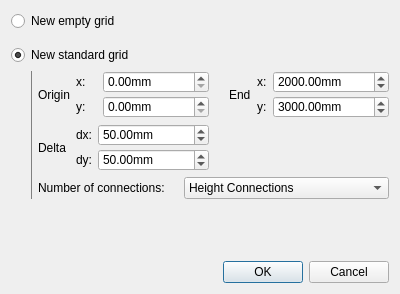
<?xml version="1.0" encoding="UTF-8"?>
<ui version="4.0">
 <class>NewGridDialog</class>
 <widget class="QDialog" name="NewGridDialog">
  <property name="geometry">
   <rect>
    <x>0</x>
    <y>0</y>
    <width>400</width>
    <height>294</height>
   </rect>
  </property>
  <property name="windowTitle">
   <string>New Grid</string>
  </property>
  <layout class="QVBoxLayout" name="verticalLayout_2">
   <item>
    <layout class="QVBoxLayout" name="verticalLayout">
     <item>
      <widget class="QWidget" name="widget_2" native="true">
       <layout class="QVBoxLayout" name="verticalLayout_3">
        <property name="spacing">
         <number>14</number>
        </property>
        <property name="margin">
         <number>0</number>
        </property>
        <item>
         <widget class="QRadioButton" name="rbEmptyGrid">
          <property name="text">
           <string>New empty grid</string>
          </property>
         </widget>
        </item>
        <item>
         <widget class="QRadioButton" name="rbStandardGrid">
          <property name="text">
           <string>New standard grid</string>
          </property>
          <property name="checked">
           <bool>true</bool>
          </property>
         </widget>
        </item>
       </layout>
      </widget>
     </item>
     <item>
      <widget class="QWidget" name="widget" native="true">
       <layout class="QGridLayout" name="gridLayout_3">
        <property name="horizontalSpacing">
         <number>0</number>
        </property>
        <property name="verticalSpacing">
         <number>9</number>
        </property>
        <property name="margin">
         <number>0</number>
        </property>
        <item row="2" column="1">
         <widget class="QFrame" name="frame">
          <property name="styleSheet">
           <string notr="true">.QFrame{border: 0px solid black; border-left: 1px solid grey}</string>
          </property>
          <property name="frameShape">
           <enum>QFrame::StyledPanel</enum>
          </property>
          <property name="frameShadow">
           <enum>QFrame::Raised</enum>
          </property>
          <layout class="QGridLayout" name="gridLayout_5">
           <property name="leftMargin">
            <number>6</number>
           </property>
           <property name="topMargin">
            <number>0</number>
           </property>
           <property name="rightMargin">
            <number>0</number>
           </property>
           <property name="bottomMargin">
            <number>0</number>
           </property>
           <property name="verticalSpacing">
            <number>6</number>
           </property>
           <item row="0" column="0">
            <widget class="QLabel" name="label">
             <property name="text">
              <string>Origin</string>
             </property>
            </widget>
           </item>
           <item row="0" column="1">
            <layout class="QGridLayout" name="gridLayout_2">
             <property name="verticalSpacing">
              <number>3</number>
             </property>
             <item row="0" column="0">
              <widget class="QLabel" name="label_6">
               <property name="minimumSize">
                <size>
                 <width>21</width>
                 <height>0</height>
                </size>
               </property>
               <property name="text">
                <string>x:</string>
               </property>
              </widget>
             </item>
             <item row="0" column="1">
              <widget class="QDoubleSpinBox" name="spOx">
               <property name="sizePolicy">
                <sizepolicy hsizetype="Expanding" vsizetype="Fixed">
                 <horstretch>0</horstretch>
                 <verstretch>0</verstretch>
                </sizepolicy>
               </property>
               <property name="suffix">
                <string>mm</string>
               </property>
               <property name="maximum">
                <double>99990.990000000005239</double>
               </property>
              </widget>
             </item>
             <item row="1" column="0">
              <widget class="QLabel" name="label_7">
               <property name="minimumSize">
                <size>
                 <width>21</width>
                 <height>0</height>
                </size>
               </property>
               <property name="text">
                <string>y:</string>
               </property>
              </widget>
             </item>
             <item row="1" column="1">
              <widget class="QDoubleSpinBox" name="spOy">
               <property name="sizePolicy">
                <sizepolicy hsizetype="Expanding" vsizetype="Fixed">
                 <horstretch>0</horstretch>
                 <verstretch>0</verstretch>
                </sizepolicy>
               </property>
               <property name="suffix">
                <string>mm</string>
               </property>
               <property name="maximum">
                <double>99990.990000000005239</double>
               </property>
              </widget>
             </item>
            </layout>
           </item>
           <item row="1" column="0">
            <widget class="QLabel" name="label_3">
             <property name="text">
              <string>Delta</string>
             </property>
            </widget>
           </item>
           <item row="1" column="1">
            <layout class="QGridLayout" name="gridLayout">
             <property name="verticalSpacing">
              <number>3</number>
             </property>
             <item row="0" column="0">
              <widget class="QLabel" name="label_4">
               <property name="text">
                <string>dx:</string>
               </property>
              </widget>
             </item>
             <item row="0" column="1">
              <widget class="QDoubleSpinBox" name="spDx">
               <property name="sizePolicy">
                <sizepolicy hsizetype="Expanding" vsizetype="Fixed">
                 <horstretch>0</horstretch>
                 <verstretch>0</verstretch>
                </sizepolicy>
               </property>
               <property name="suffix">
                <string>mm</string>
               </property>
               <property name="maximum">
                <double>99990.990000000005239</double>
               </property>
               <property name="value">
                <double>50.000000000000000</double>
               </property>
              </widget>
             </item>
             <item row="1" column="0">
              <widget class="QLabel" name="label_5">
               <property name="text">
                <string>dy:</string>
               </property>
              </widget>
             </item>
             <item row="1" column="1">
              <widget class="QDoubleSpinBox" name="spDy">
               <property name="sizePolicy">
                <sizepolicy hsizetype="Expanding" vsizetype="Fixed">
                 <horstretch>0</horstretch>
                 <verstretch>0</verstretch>
                </sizepolicy>
               </property>
               <property name="suffix">
                <string>mm</string>
               </property>
               <property name="maximum">
                <double>99990.990000000005239</double>
               </property>
               <property name="value">
                <double>50.000000000000000</double>
               </property>
              </widget>
             </item>
            </layout>
           </item>
           <item row="3" column="0" colspan="5">
            <layout class="QHBoxLayout" name="horizontalLayout">
             <property name="spacing">
              <number>19</number>
             </property>
             <item>
              <widget class="QLabel" name="label_2">
               <property name="sizePolicy">
                <sizepolicy hsizetype="Fixed" vsizetype="Preferred">
                 <horstretch>0</horstretch>
                 <verstretch>0</verstretch>
                </sizepolicy>
               </property>
               <property name="text">
                <string>Number of connections:</string>
               </property>
              </widget>
             </item>
             <item>
              <widget class="QComboBox" name="cbNbConnections">
               <property name="currentIndex">
                <number>2</number>
               </property>
               <item>
                <property name="text">
                 <string>No Connections</string>
                </property>
               </item>
               <item>
                <property name="text">
                 <string>Four Connetions</string>
                </property>
               </item>
               <item>
                <property name="text">
                 <string>Height Connections</string>
                </property>
               </item>
              </widget>
             </item>
            </layout>
           </item>
           <item row="0" column="4">
            <layout class="QGridLayout" name="gridLayout_4">
             <property name="verticalSpacing">
              <number>3</number>
             </property>
             <item row="0" column="0">
              <widget class="QLabel" name="label_9">
               <property name="text">
                <string>x:</string>
               </property>
              </widget>
             </item>
             <item row="0" column="1">
              <widget class="QDoubleSpinBox" name="spEx">
               <property name="sizePolicy">
                <sizepolicy hsizetype="Expanding" vsizetype="Fixed">
                 <horstretch>0</horstretch>
                 <verstretch>0</verstretch>
                </sizepolicy>
               </property>
               <property name="suffix">
                <string>mm</string>
               </property>
               <property name="maximum">
                <double>99990.990000000005239</double>
               </property>
               <property name="value">
                <double>2000.000000000000000</double>
               </property>
              </widget>
             </item>
             <item row="1" column="0">
              <widget class="QLabel" name="label_10">
               <property name="text">
                <string>y:</string>
               </property>
              </widget>
             </item>
             <item row="1" column="1">
              <widget class="QDoubleSpinBox" name="spEy">
               <property name="sizePolicy">
                <sizepolicy hsizetype="Expanding" vsizetype="Fixed">
                 <horstretch>0</horstretch>
                 <verstretch>0</verstretch>
                </sizepolicy>
               </property>
               <property name="suffix">
                <string>mm</string>
               </property>
               <property name="maximum">
                <double>99990.990000000005239</double>
               </property>
               <property name="value">
                <double>3000.000000000000000</double>
               </property>
              </widget>
             </item>
            </layout>
           </item>
           <item row="0" column="3">
            <widget class="QLabel" name="label_8">
             <property name="text">
              <string>End</string>
             </property>
            </widget>
           </item>
           <item row="0" column="2">
            <spacer name="horizontalSpacer_3">
             <property name="orientation">
              <enum>Qt::Horizontal</enum>
             </property>
             <property name="sizeType">
              <enum>QSizePolicy::Fixed</enum>
             </property>
             <property name="sizeHint" stdset="0">
              <size>
               <width>8</width>
               <height>20</height>
              </size>
             </property>
            </spacer>
           </item>
          </layout>
         </widget>
        </item>
        <item row="2" column="0">
         <spacer name="horizontalSpacer_2">
          <property name="orientation">
           <enum>Qt::Horizontal</enum>
          </property>
          <property name="sizeType">
           <enum>QSizePolicy::Fixed</enum>
          </property>
          <property name="sizeHint" stdset="0">
           <size>
            <width>20</width>
            <height>20</height>
           </size>
          </property>
         </spacer>
        </item>
       </layout>
      </widget>
     </item>
    </layout>
   </item>
   <item>
    <spacer name="verticalSpacer">
     <property name="orientation">
      <enum>Qt::Vertical</enum>
     </property>
     <property name="sizeHint" stdset="0">
      <size>
       <width>20</width>
       <height>40</height>
      </size>
     </property>
    </spacer>
   </item>
   <item>
    <layout class="QHBoxLayout" name="horizontalLayout_2">
     <item>
      <spacer name="horizontalSpacer">
       <property name="orientation">
        <enum>Qt::Horizontal</enum>
       </property>
       <property name="sizeHint" stdset="0">
        <size>
         <width>136</width>
         <height>20</height>
        </size>
       </property>
      </spacer>
     </item>
     <item>
      <widget class="QPushButton" name="btnOK">
       <property name="text">
        <string>OK</string>
       </property>
      </widget>
     </item>
     <item>
      <widget class="QPushButton" name="btnCancel">
       <property name="text">
        <string>Cancel</string>
       </property>
      </widget>
     </item>
    </layout>
   </item>
  </layout>
 </widget>
 <resources/>
 <connections>
  <connection>
   <sender>rbStandardGrid</sender>
   <signal>toggled(bool)</signal>
   <receiver>frame</receiver>
   <slot>setEnabled(bool)</slot>
   <hints>
    <hint type="sourcelabel">
     <x>55</x>
     <y>60</y>
    </hint>
    <hint type="destinationlabel">
     <x>38</x>
     <y>102</y>
    </hint>
   </hints>
  </connection>
  <connection>
   <sender>btnOK</sender>
   <signal>clicked()</signal>
   <receiver>NewGridDialog</receiver>
   <slot>accept()</slot>
   <hints>
    <hint type="sourcelabel">
     <x>240</x>
     <y>266</y>
    </hint>
    <hint type="destinationlabel">
     <x>142</x>
     <y>248</y>
    </hint>
   </hints>
  </connection>
  <connection>
   <sender>btnCancel</sender>
   <signal>clicked()</signal>
   <receiver>NewGridDialog</receiver>
   <slot>reject()</slot>
   <hints>
    <hint type="sourcelabel">
     <x>309</x>
     <y>260</y>
    </hint>
    <hint type="destinationlabel">
     <x>30</x>
     <y>240</y>
    </hint>
   </hints>
  </connection>
 </connections>
</ui>
